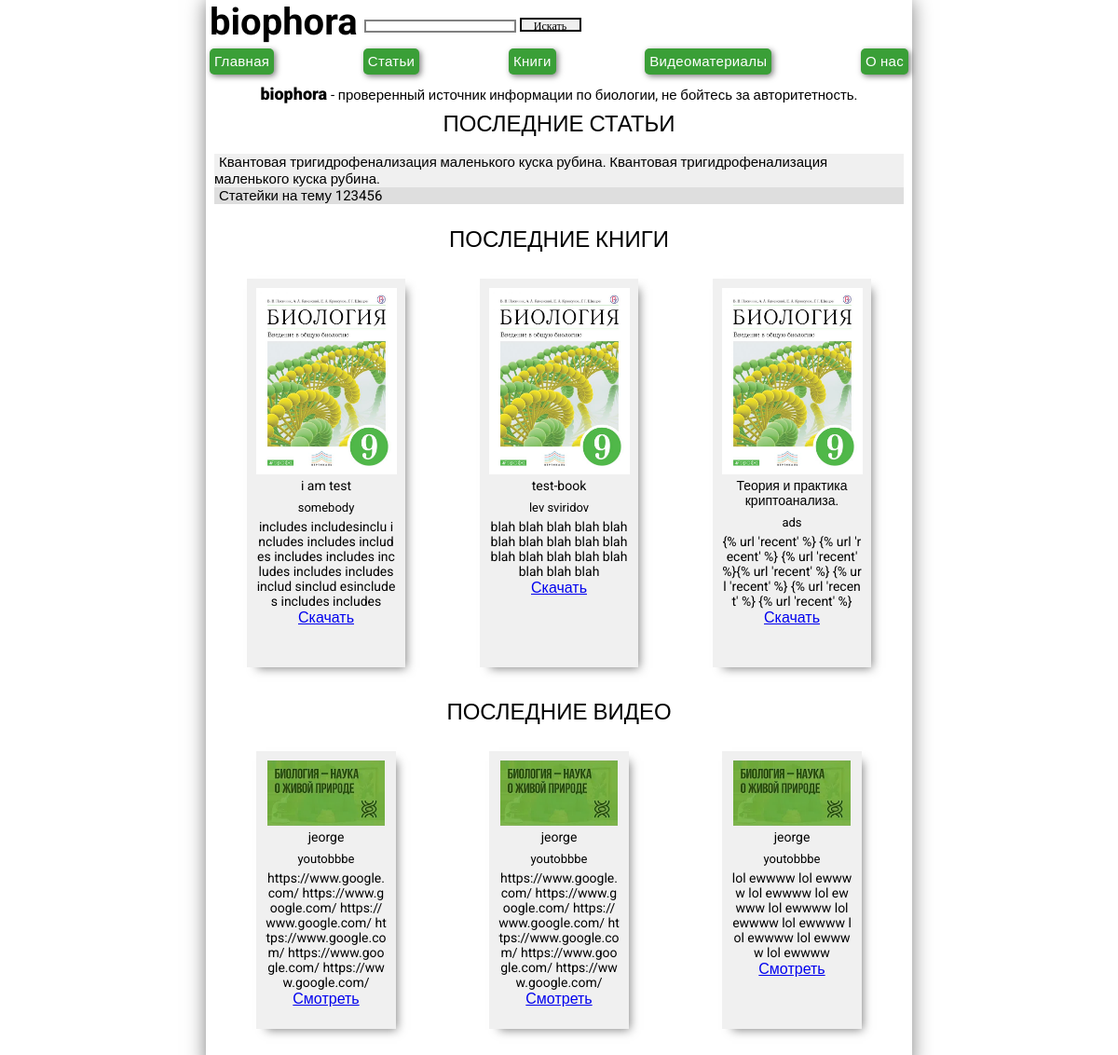
The app's page /, older data.
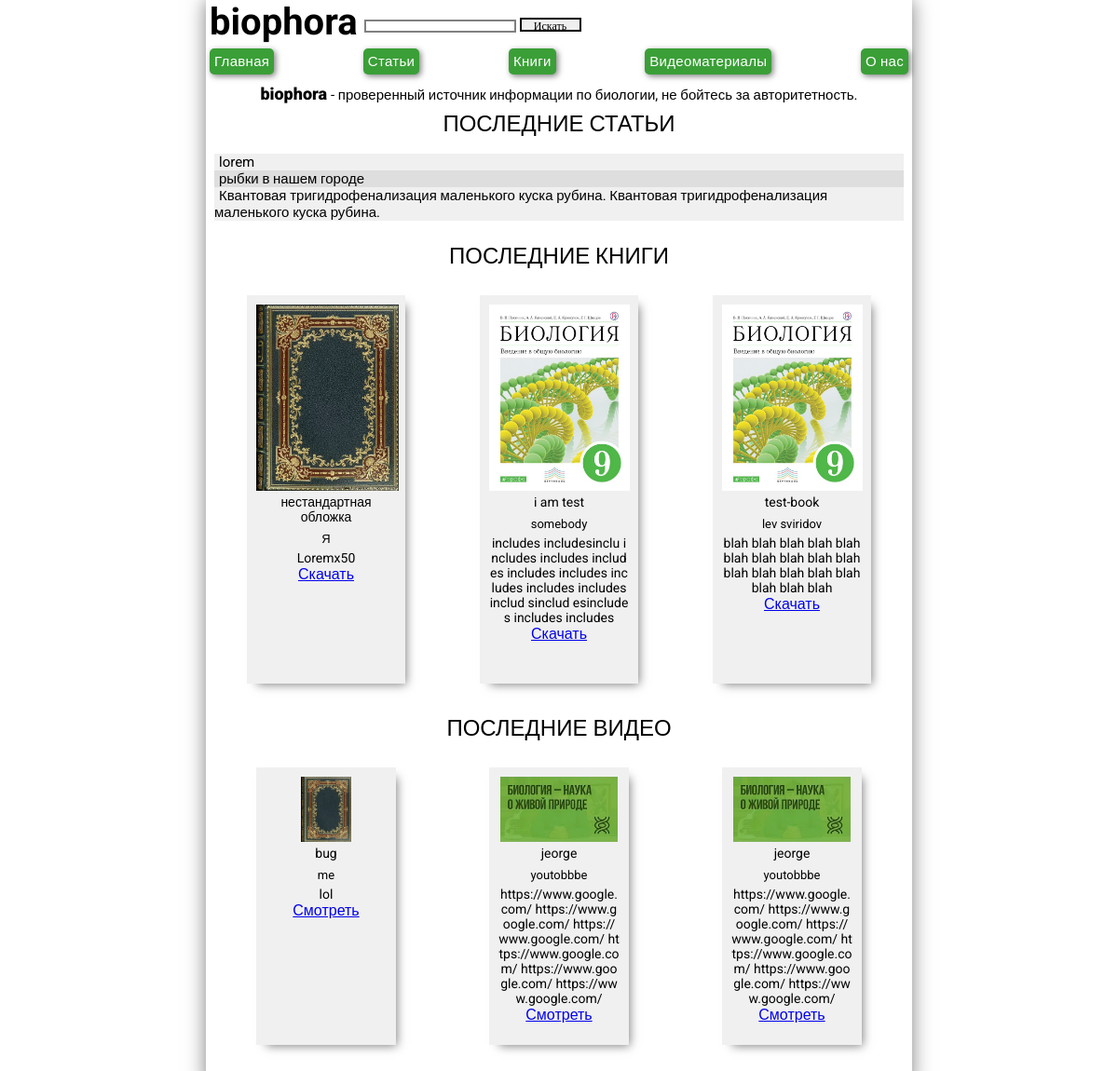
The same page, newer data.
### articles/models.py (models this page shows, shortened)
class Article(models.Model):
    author = models.ForeignKey(settings.AUTH_USER_MODEL, on_delete=models.CASCADE)
    title = models.CharField(max_length=200)
    text = HTMLField()
    created_date = models.DateTimeField(default=timezone.now)
    published_date = models.DateTimeField(blank=True, null=True)
    class Meta:
        verbose_name = 'Статьи'
        verbose_name_plural = 'Статьи'

class Book(models.Model):
    preview = models.ImageField()
    title = models.CharField(max_length=200)
    author = models.CharField(max_length=200)
    description = models.TextField()
    download_link = models.TextField()
    created_date = models.DateTimeField(default=timezone.now)
    published_date = models.DateTimeField(blank=True, null=True)
    class Meta:
        verbose_name = 'Книги'
        verbose_name_plural = 'Книги'

class Video(models.Model):
    preview = models.ImageField()
    title = models.CharField(max_length=200)
    author = models.CharField(max_length=200)
    description = models.TextField()
    watch_link = models.TextField()
    created_date = models.DateTimeField(default=timezone.now)
    published_date = models.DateTimeField(blank=True, null=True)
    class Meta:
        verbose_name = 'Видео'
        verbose_name_plural = 'Видео'

### articles/views.py (the view)
# urls.py: path('', views.recent, name='recent'),
def recent(request):
    articles = Article.objects.order_by('-published_date')[:3]
    books = Book.objects.order_by('-published_date')[:3]
    videos = Video.objects.order_by('-published_date')[:3]
    context = {}
    context['articles'] = articles
    context['books'] = books
    context['videos'] = videos
    return render(request, 'recent.html', context)

### articles/templates/recent.html
{% extends 'base.html' %}
{% block content %}
<p class="motd"><span class="motd-mainword">biophora</span> -
        проверенный источник
        информации по биологии, не
        бойтесь за авторитетность.</p>
        <h2 class="block-name">ПОСЛЕДНИЕ СТАТЬИ</h2>
        <div class="recent">
            <ul type="none" class="recent-articles-names">
              {% for article in articles %}
                <li><a href="{% url 'article' pk=article.pk %}">{{ article.title }}</a></li>
              {% endfor %}
            </ul>
        </div>
        <h2 class="block-name">ПОСЛЕДНИЕ КНИГИ</h2>
        <div class="recent books grid">
          {% for book in books %}
            <div class="book-preview" >
              <img src="{{ book.preview.url }}" height="200px">
              <p class="book-title">{{ book.title }}</p>
              <p class="preview-author-name">{{ book.author }}</p>
              <p class="preview-description">{{ book.description }}</p>
              <a href="{{ book.download_link }}">Скачать</a>
            </div>
          {% endfor %}
        </div>
        <h2 class="block-name">ПОСЛЕДНИЕ ВИДЕО</h2>
        <div class="recent videos grid">
          {% for video in videos %}
            <div class="video-preview">
              <img src="{{ video.preview.url }}" height="70px">
              <p class="video-title">{{ video.title }}</p>
              <p class="preview-author-name">{{ video.author }}</p>
              <p class="preview-description">{{ video.description }}</p>
              <a href="{{ video.watch_link }}">Смотреть</a>
            </div>
          {% endfor %}
        </div>
{% endblock %}

Row changes from the older to the newer data that the page shows:
no longer on this page (row unchanged): Article: title "Статейки на тему 123456"
no longer on this page (row unchanged): Book: preview (picture), title "Теория и практика криптоанализа.", author "ads", description "{% url 'recent' %} {% url 'recent' %} {% url 'recent' %}{% url 'recent' %} {% url 'recent' %} {% url 'recent' %} {% url 'recent' %}"
no longer on this page (row unchanged): Video: preview (picture), title "jeorge", author "youtobbbe", description "lol ewwww lol ewwww lol ewwww lol ewwww lol ewwww lol ewwww lol ewwww lol ewwww lol ewwww lol ewwww"
added Article: title "lorem"
added Article: title "рыбки в нашем городе"
added Book: preview (picture), title "нестандартная обложка", author "Я", description "Loremx50"
added Video: preview (picture), title "bug", author "me", description "lol"
